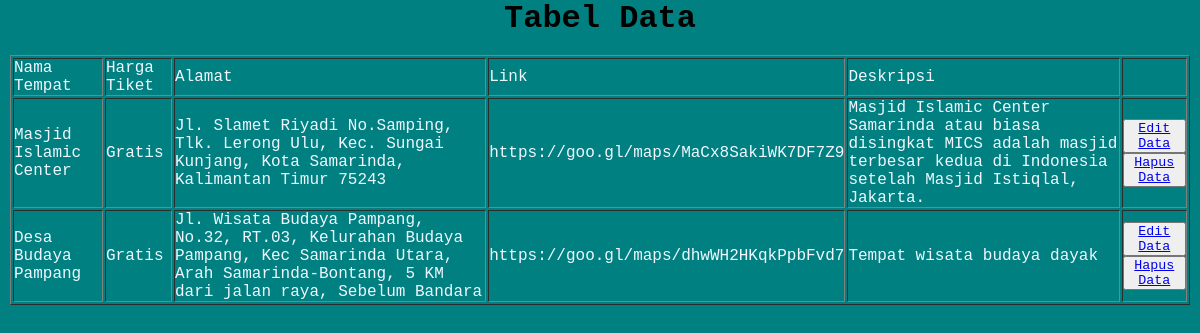
The app's page /read.php with its own data.
### tables this page shows
CREATE TABLE `lokasi` (
  `id` int(11) NOT NULL,
  `nama` varchar(70) NOT NULL,
  `tiket` varchar(50) NOT NULL,
  `alamat` varchar(150) NOT NULL,
  `link` varchar(150) NOT NULL,
  `deskripsi` varchar(200) NOT NULL
);

### read.php (the view, shortened to what this page needs)
<?php
    require("koneksi.php");
    mysqli_query($conn, "SELECT * FROM lokasi");
    $read = mysqli_query($conn,"SELECT * FROM lokasi");
    $lokasi = [];
    while ($row = mysqli_fetch_assoc($read)){
        $lokasi[] = $row;
    }
?>
<!DOCTYPE html>
<html lang="en">
<head>
</head>
<body>
    <h1><center>Tabel Data</center></h1><br>
<table class="table" border="1" cellpadding="5">
        <tr>
            <td>Nama Tempat</td>
            <td>Harga Tiket</td>
            <td>Alamat</td>
            <td>Link</td>
            <td>Deskripsi</td>
            <td></td>
        </tr>
        <?php foreach($lokasi as $lk):?>
        <tr>
            <td><?php echo $lk['nama']; ?></td>
            <td><?php echo $lk['tiket']; ?></td>
            <td><?php echo $lk['alamat']; ?></td>
            <td><?php echo $lk['link']; ?></td>
            <td><?php echo $lk['deskripsi']; ?></td>
            <td>
                <button type = "submit"><a href="edit.php?id=<?php echo $lk['id']; ?>">Edit Data</a></button>
                <button type = "submit"><a href="delete.php?id=<?php echo $lk['id']; ?>">Hapus Data</a></button>
            </td>
        </tr>
        <?php endforeach;?>
    </table>
</body>
</html>

### records on screen
lokasi: nama "Masjid Islamic Center", tiket "Gratis", alamat "Jl. Slamet Riyadi No.Samping, Tlk. Lerong Ulu, Kec. Sungai Kunjang, Kota Samarinda, Kalimantan Timur 75243", link "https://goo.gl/maps/MaCx8SakiWK7DF7Z9", deskripsi "Masjid Islamic Center Samarinda atau biasa disingkat MICS adalah masjid terbesar kedua di Indonesia setelah Masjid Istiqlal, Jakarta."
lokasi: nama "Desa Budaya Pampang", tiket "Gratis", alamat "Jl. Wisata Budaya Pampang, No.32, RT.03, Kelurahan Budaya Pampang, Kec Samarinda Utara, Arah Samarinda-Bontang, 5 KM dari jalan raya, Sebelum Bandara", link "https://goo.gl/maps/dhwWH2HKqkPpbFvd7", deskripsi "Tempat wisata budaya dayak"
